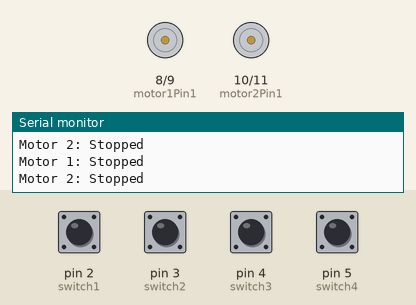
Bench run of a sketch on a simulated Arduino Uno, built with avr-gcc and run on an emulated ATmega328P. Parts: motor-driver pin pairs drawn as motors (green arrow = first pin HIGH = forward, orange = second pin HIGH = backward, longer = more drive), the last lines printed to the serial monitor. The inputs (shaded band) are chosen by the test bench; at power-on: pin 2 (switch1), pin 3 (switch2), pin 4 (switch3), pin 5 (switch4) HIGH.

Above: at 1.8 s.
1.9 s: pin 2 (switch1) pulled LOW for 0.6 s
At 2.4 s:
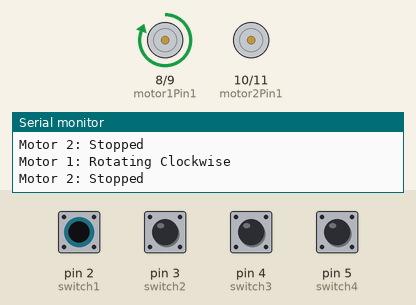
4.0 s: pin 3 (switch2) pulled LOW for 0.6 s
At 4.8 s:
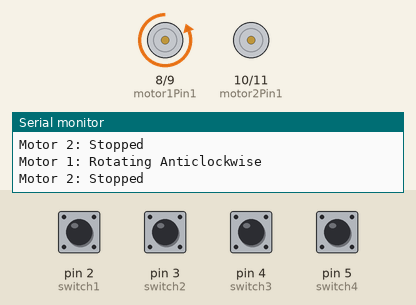
6.5 s: pin 4 (switch3) pulled LOW for 0.6 s
At 7.2 s:
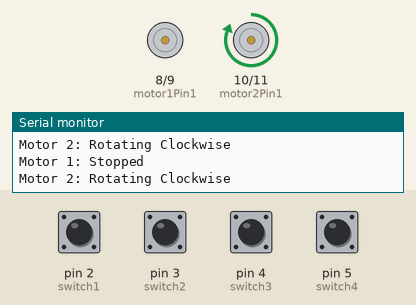
9.0 s: pin 5 (switch4) pulled LOW for 0.6 s
At 9.8 s:
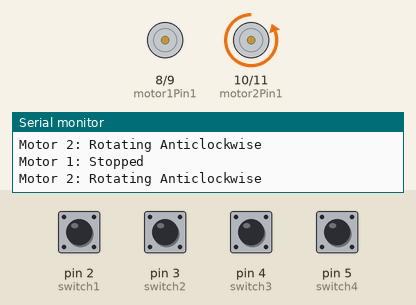
11.5 s: pin 3 (switch2) driven LOW and pin 5 (switch4) driven LOW
At 12.3 s:
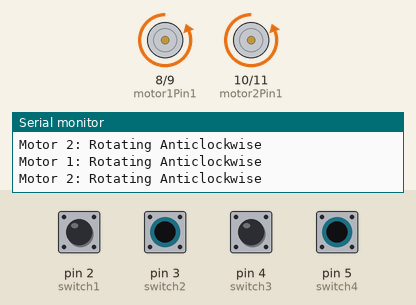
13.0 s: pin 2 (switch1) pulled LOW for 1 s
At 13.6 s:
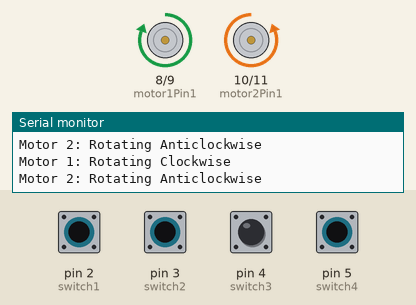
Timing chart, 0 to 16.0 s (numbered marks = the images above; inputs shaded):
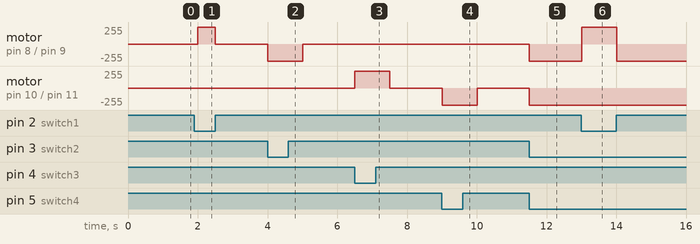

The sketch:

L298Driver_dc_motor.ino
```cpp
//โปรแกรมสำหรับขับ L298 module โดยใช้สวิตว์ในการกด
//มอเตอร์ DC แรงดัน 3-6 V จ่ายจากบอร์ด UNO กินกระแสประมาณ 140-150 mA ต่อ 1 ตัว
// Define pins for switches
const int switch1 = 2;
const int switch2 = 3;
const int switch3 = 4;
const int switch4 = 5;

// Define motor pins
const int motor1Pin1 = 8;  // Motor 1 IN1 (for clockwise)
const int motor1Pin2 = 9;  // Motor 1 IN2 (for anticlockwise)
const int motor2Pin1 = 10; // Motor 2 IN3 (for clockwise)
const int motor2Pin2 = 11; // Motor 2 IN4 (for anticlockwise)

void setup() {
  // Initialize serial communication
  Serial.begin(9600);

  // Initialize switch pins as input with internal pull-up resistors
  pinMode(switch1, INPUT_PULLUP);
  pinMode(switch2, INPUT_PULLUP);
  pinMode(switch3, INPUT_PULLUP);
  pinMode(switch4, INPUT_PULLUP);

  // Initialize motor pins as output
  pinMode(motor1Pin1, OUTPUT);
  pinMode(motor1Pin2, OUTPUT);
  pinMode(motor2Pin1, OUTPUT);
  pinMode(motor2Pin2, OUTPUT);
}

void loop() {
  // Check switch 1 for Motor 1 clockwise (active LOW)
  if (digitalRead(switch1) == LOW) {
    digitalWrite(motor1Pin1, HIGH);
    digitalWrite(motor1Pin2, LOW);
    Serial.println("Motor 1: Rotating Clockwise");
    //delay(1000);
  }
  // Check switch 2 for Motor 1 anticlockwise (active LOW)
  else if (digitalRead(switch2) == LOW) {
    digitalWrite(motor1Pin1, LOW);
    digitalWrite(motor1Pin2, HIGH);
    Serial.println("Motor 1: Rotating Anticlockwise");
    //delay(1000);
  }

  // Stop Motor 1 if no switch is pressed
  else {
    digitalWrite(motor1Pin1, LOW);
    digitalWrite(motor1Pin2, LOW);
    Serial.println("Motor 1: Stopped");
    //delay(1000);
  }


  // Check switch 3 for Motor 2 clockwise (active LOW)
  if (digitalRead(switch3) == LOW) {
    digitalWrite(motor2Pin1, HIGH);
    digitalWrite(motor2Pin2, LOW);
    Serial.println("Motor 2: Rotating Clockwise");
    //delay(1000);
  }

  // Check switch 4 for Motor 2 anticlockwise (active LOW)
  else if (digitalRead(switch4) == LOW) {
    digitalWrite(motor2Pin1, LOW);
    digitalWrite(motor2Pin2, HIGH);
    Serial.println("Motor 2: Rotating Anticlockwise");
    //delay(1000);
  }

  // Stop Motor 2 if no switch is pressed
  else {
    digitalWrite(motor2Pin1, LOW);
    digitalWrite(motor2Pin2, LOW);
    Serial.println("Motor 2: Stopped");
    //delay(1000);
  }


  // Add a small delay to avoid flooding the Serial Monitor
  delay(500);
}
```

Measured:
- after the input at 1.9 s, motor on pin 8 (motor1Pin1) / pin 9 (motor1Pin2): stopped → forward 255/255 after 0.10 s, → stopped 0.50 s later
- after the input at 4.0 s, motor on pin 8 (motor1Pin1) / pin 9 (motor1Pin2): stopped → backward 255/255 at once, → stopped 1.0 s later
- after the input at 6.5 s, motor on pin 10 (motor2Pin1) / pin 11 (motor2Pin2): stopped → forward 255/255 at once, → stopped 1.0 s later
- after the input at 9.0 s, motor on pin 10 (motor2Pin1) / pin 11 (motor2Pin2): stopped → backward 255/255 at once, → stopped 1.0 s later
- after the input at 11.5 s, motor on pin 8 (motor1Pin1) / pin 9 (motor1Pin2), motor on pin 10 (motor2Pin1) / pin 11 (motor2Pin2): stopped → backward 255/255 at once
- after the input at 13.0 s, motor on pin 8 (motor1Pin1) / pin 9 (motor1Pin2): backward 255/255 → forward 255/255 at once, → backward 255/255 1.0 s later
